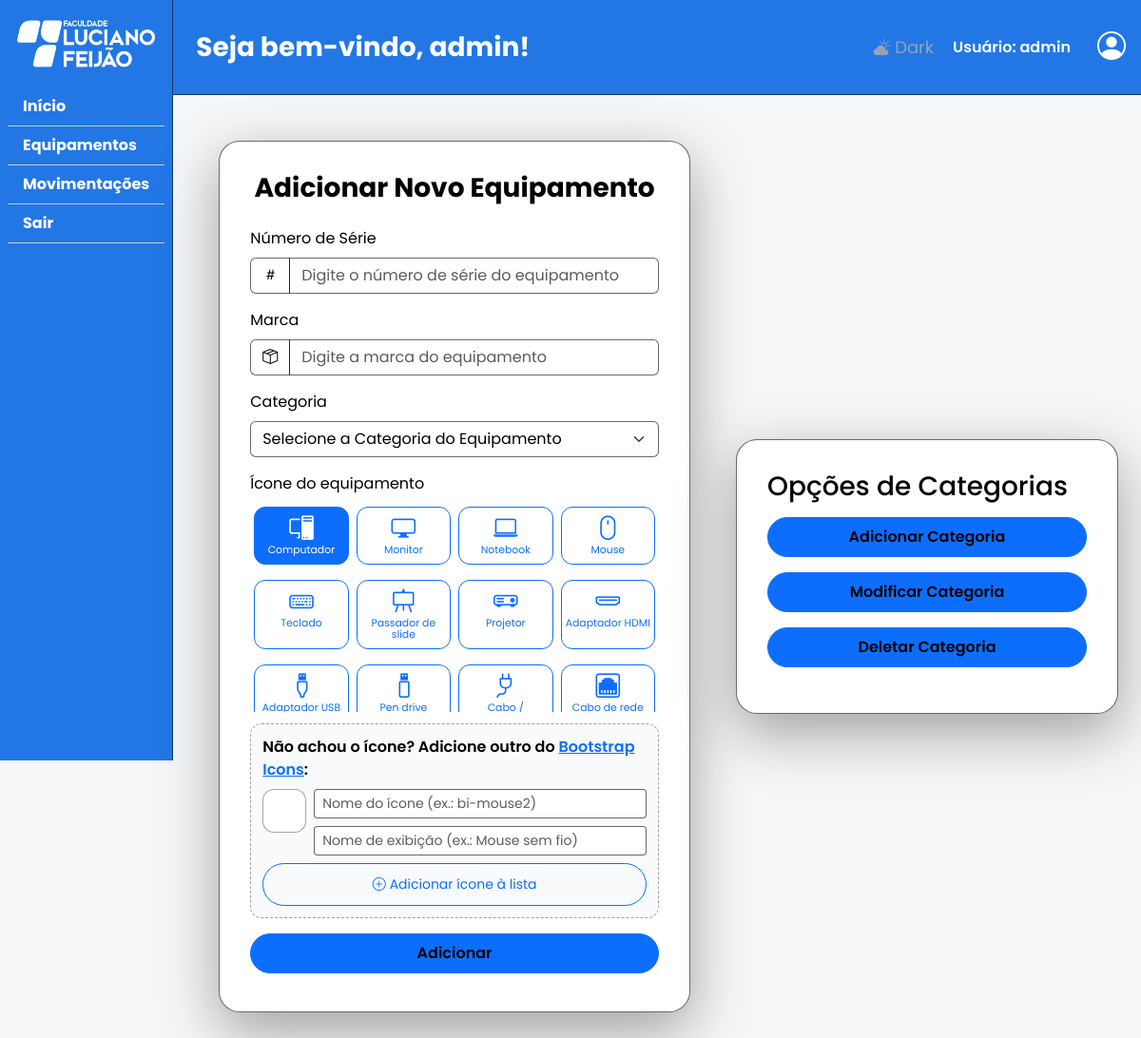
The app's page /create_item (signed in) with its own data.
### tables this page shows
CREATE TABLE icones (
               id_icone INTEGER PRIMARY KEY AUTOINCREMENT,
               classe   TEXT NOT NULL UNIQUE,
               nome     TEXT NOT NULL
           );

### routes/create_item.py (the view, shortened to what this page needs)
@route_create_item.route('/create_item', methods=['GET', 'POST'])
def create():
    if not session.get("usuario_email"):
        return redirect('/login')
    if request.method == 'GET':
        conexao = conectar_banco()
        cursor = conexao.cursor()
        cursor.execute("SELECT * FROM categorias WHERE excluido !=1")
        categorias = cursor.fetchall()
        conexao.close()
        return render_template("createitem.html", categorias=categorias, icones=listar_icones(), icone_padrao=ICONE_PADRAO)

### banco.py (called while the page is built)
def conectar_banco():
    conexao = sqlite3.connect(CAMINHO_BANCO)
    return conexao

def listar_icones():
    conexao = conectar_banco()
    icones = conexao.execute("SELECT classe, nome FROM icones ORDER BY id_icone").fetchall()
    conexao.close()
    return icones

### templates/createitem.html (shortened to what this page needs)
{% extends "base_app.html" %}
{% from "_macros.html" import campo, seletor_icone %}
{% block conteudo %}
<section class="main-content">
    <div class="d-flex justify-content-center align-items-center p-4">
        <div class="card-form card-form--media w-100">
            <h3 class="fw-bold text-center mb-4">Adicionar Novo Equipamento</h3>
            <form id="form-createitem" action="{{ url_for('create_item.create') }}" method="POST" data-validar>
                {{ campo('serialInput', 'Número de Série', 'num_serie', 'bi-hash', placeholder='Digite o número de série do equipamento', extras='data-msg="Informe o número de série."') }}
                {{ campo('marcaInput', 'Marca', 'marca', 'bi-box-seam', placeholder='Digite a marca do equipamento', extras='data-msg="Informe a marca do equipamento."') }}
                <div class="mb-3">
                    <label for="categoriaSelect" class="form-label">Categoria</label>
                    <select id="categoriaSelect" class="form-select border-icon" name="categoria" required data-msg="Selecione a categoria do equipamento.">
                        <option value="" disabled selected>Selecione a Categoria do Equipamento</option>
                    </select>
                </div>
                <div class="mb-3">
                    <span class="form-label d-block">Ícone do equipamento</span>
                    {{ seletor_icone(icones, icone_padrao, permitir_novo=True) }}
                </div>
                <button type="submit" class="btn btn-primary w-100 text-black fw-semibold py-2">Adicionar</button>
            </form>
        </div>
    </div>
</section>
<section class="main-content">
    <div class="d-flex justify-content-center">
        <div class="card-form">
            <h3 class="mb-3">Opções de Categorias</h3>
            <button type="button" class="btn btn-primary w-100 text-black fw-semibold py-2 mb-3" data-bs-toggle="modal" data-bs-target="#modalCategoriaAdicionar">Adicionar Categoria</button>
            <button type="button" class="btn btn-primary w-100 text-black fw-semibold py-2 mb-3" data-bs-toggle="modal" data-bs-target="#modalCategoriaModificar">Modificar Categoria</button>
            <button type="button" class="btn btn-primary w-100 text-black fw-semibold py-2 mb-3" data-bs-toggle="modal" data-bs-target="#modalCategoriaDeletar">Deletar Categoria</button>
        </div>
    </div>
</section>
{% endblock %}

### templates/base_app.html (shortened to what this page needs)
<!DOCTYPE html>
<html lang="pt-br">
<head>
    <link href="https://cdn.jsdelivr.net/npm/bootstrap@5.3.8/dist/css/bootstrap.min.css" rel="stylesheet">
    <link rel="stylesheet" href="https://cdn.jsdelivr.net/npm/bootstrap-icons@1.11.3/font/bootstrap-icons.min.css">
    <link rel="stylesheet" href="{{ url_for('static', filename='css/variables.css') }}">
    <link rel="stylesheet" href="{{ url_for('static', filename='css/base.css') }}">
    <link rel="stylesheet" href="{{ url_for('static', filename='css/app.css') }}">
    <link rel="stylesheet" href="{{ url_for('static', filename='css/animacoes.css') }}">
</head>
<body class="pagina-app pagina-white sem-transicao w-100">
    <div class="d-flex app-layout">
        <nav class="p-2 sidebar" aria-label="Menu principal">
            <ul class="nav flex-column">
                <li class="nav-item mb-3 d-flex justify-content-center">
                    <a href="{{ url_for('dashboard.dashboard') }}"><img class="mt-2 logo-sidebar" src="{{ url_for('static', filename='img/Marca-FLF-2022-Todo-Branco.png') }}" alt="Faculdade Luciano Feijão - ir para o Início"></a>
                </li>
                <li class="nav-item sidebar-li">
                    <a class="nav-link text-white" href="{{ url_for('dashboard.dashboard') }}">Início</a>
                </li>
                <li class="nav-item sidebar-li">
                    <a class="nav-link text-white" href="{{ url_for('equipamentos.equipamentos') }}">Equipamentos</a>
                </li>
                <li class="nav-item sidebar-li">
                    <a class="nav-link text-white" href="{{ url_for('verifica_emprestimos.verificar_emprestimos') }}">Movimentações</a>
                </li>
                <li class="nav-item sidebar-li">
                    <form action="{{ url_for('logout.logout') }}" method="POST" class="form-sair"
                          data-confirmar="Deseja realmente sair da sua conta?" data-confirmar-titulo="Sair da conta" data-confirmar-botao="Sair">
                        <button type="submit" class="nav-link text-white btn-nav">Sair</button>
                    </form>
                </li>
            </ul>
        </nav>
        <div class="w-100 app-content">
            <header>
                <h3 class="fw-bold p-4 text-white">Seja bem-vindo, {{ session.get('usuario_name') }}!</h3>
                <div class="part-header">
                    <button class="btn-acoes" id="btn-mudar-tema" aria-label="Mudar tema do site">
                    </button>
                    <p class="text-white">Usuário: {{ session.get('usuario_name') }}</p>
                    <div class="dropdown">
                        <button type="button" class="icon-btn p-3" data-bs-toggle="dropdown" aria-expanded="false" aria-label="Menu do usuário">
                            <i class="bi bi-person-circle" aria-hidden="true"></i>
                        </button>
                    </div>
                </div>
            </header>
            <main class="d-flex justify-content-center gap-4 p-4">
                {% block conteudo %}{% endblock %}
            </main>
        </div>
    </div>
    {% include "_feedback.html" %}
</body>
</html>

### templates/_macros.html (shortened to what this page needs)
{% macro campo(id, rotulo, nome, icone, tipo='text', placeholder='', obrigatorio=True, extras='', valor='') %}
    <div class="w-100 mb-3">
        <label for="{{ id }}" class="form-label">{{ rotulo }}</label>
        <div class="input-group">
            <span class="input-group-text border-icon"><i class="bi {{ icone }}"></i></span>
            <input type="{{ tipo }}" id="{{ id }}" class="form-control" name="{{ nome }}" placeholder="{{ placeholder }}" value="{{ valor }}" {% if obrigatorio %}required{% endif %} {{ extras|safe }}>
        </div>
    </div>
{% endmacro %}
{% macro seletor_icone(icones, selecionado='', dinamico=False, permitir_novo=False) %}
    <div class="seletor-icones">
        <div class="seletor-icones__grade" id="grade-icones" role="radiogroup" aria-label="Ícone do equipamento">
            {% for classe, nome in icones %}
                <label class="btn btn-outline-primary seletor-icones__item" for="icone-{{ classe }}" title="{{ nome }}">
                    <i class="bi {{ classe }}"></i><span>{{ nome }}</span>
                </label>
            {% endfor %}
        </div>
        {% if permitir_novo %}
            <div class="seletor-icones__novo" id="icone-novo">
                <p class="small fw-semibold mb-2">Não achou o ícone? Adicione outro do
                    <a href="https://icons.getbootstrap.com/" target="_blank" rel="noopener">Bootstrap Icons</a>:
                </p>
                <div class="d-flex gap-2 align-items-start">
                    <div class="seletor-icones__previa" id="icone-novo-previa" aria-hidden="true"></div>
                    <div class="flex-grow-1">
                        <input type="text" id="icone-novo-classe" data-sem-validacao class="form-control form-control-sm mb-2" placeholder="Nome do ícone (ex.: bi-mouse2)" autocomplete="off">
                        <input type="text" id="icone-novo-nome" data-sem-validacao class="form-control form-control-sm" placeholder="Nome de exibição (ex.: Mouse sem fio)" maxlength="40" autocomplete="off">
                    </div>
                </div>
                <button type="button" id="icone-novo-botao" class="btn btn-outline-primary btn-sm w-100 mt-2 mb-0">
                    <i class="bi bi-plus-circle me-1"></i>Adicionar ícone à lista
                </button>
            </div>
        {% endif %}
    </div>
{% endmacro %}

### templates/_feedback.html (shortened to what this page needs)
<div class="toast-container position-fixed top-0 end-0 p-3" id="toast-area" style="z-index: 1100;">
</div>

### static/css/variables.css (style rules this page uses)
:root { --cor-primaria: #2277E5; --cor-primaria-escura: #1C5FB8; --cor-escura: #10386B; --white-color: #FFFFFF; --black-color: #000000; --gap: 2.5rem; --gap-min: 1rem; --container-max: 120rem; --radius: 0.8rem; --shadow: 0 4px 24px rgba(0, 0, 0, 0.20); --shadow-md: 0 8px 32px rgba(0, 0, 0, 0.24); --cor-erro: #dc3545; }

### static/css/base.css (style rules this page uses)
body { font-family: "Poppins", sans-serif; color: var(--black-color); background-size: cover; }
.card-form { max-width: 420px; background-color: #fff; border: 1px solid rgba(0, 0, 0, 0.587); border-radius: 22px; padding: 2rem; box-shadow: 0 20px 60px rgba(0, 0, 0, 0.35); backdrop-filter: blur(7px); }
.card-form--media { max-width: 520px; }
.card-form .btn { margin-bottom: .5rem; }
.border-icon { background-color: #fff; border: 1px solid rgba(0, 0, 0, 0.587); color: #000; }
.form-control { background-color: #fff; border: 1px solid rgba(0, 0, 0, 0.587); color: #000; }
.form-control::placeholder { color: rgba(0, 0, 0, 0.643); }
.btn { border-radius: 999px; padding: 0.7rem; }

### static/css/app.css (style rules this page uses)
html { overflow-x: hidden; }
body.pagina-app { display: flex; flex-direction: column; width: 100%; max-width: 100%; overflow-x: clip; }
.sem-transicao, .sem-transicao *, body.sem-transicao, body.sem-transicao * { transition: none !important; }
body.pagina-white { color: var(--black-color); background-color: #f4f6f8; --nav-color: var(--black-color); --cor-navegacao: var(--cor-primaria); --ballon-red: #960000;; --ballon-green: #24a344; --ballon-yellow: goldenrod; --ballon-blue: #033b77; }
.pagina-app p { font-size: 16px; font-weight: 600; margin-bottom: 0; }
.app-layout { min-height: 100vh; min-height: 100dvh; }
body, .sidebar, .app-content > header { transition: background-color 0.3s ease, color 0.3s ease; }
.sidebar { flex: 0 0 auto; align-self: flex-start; position: sticky; top: 0; height: 100vh; height: 100dvh; overflow-y: auto; background-color: var(--cor-navegacao); border-right: 1px solid var(--cor-escura); color: #fff; }
.sidebar .logo-sidebar { height: 60px; }
.sidebar a, .sidebar .btn-nav { display: block; font-weight: bold; transition: 0.2s; }
.sidebar-li { border-bottom: 1px solid #ccc; }
.sidebar .form-sair { margin: 0; }
.sidebar .btn-nav { width: 100%; text-align: left; border-radius: 0; background: transparent; border: 0; margin: 0; }
.app-content, .main-content { min-width: 0; }
.main-content { max-width: var(--container-max); margin: auto; }
.app-content > header { background-color: var(--cor-navegacao); color: var(--black-color); min-height: 100px; width: 100%; display: flex; flex-wrap: wrap; align-items: center; justify-content: space-between; border-bottom: 0.1px solid var(--cor-escura); }
.app-content > header h3 { margin: 0; }
.part-header { display: flex; align-items: center; gap: 12px; }
.icon-btn { display: flex; align-items: center; justify-content: center; height: 50px; background: transparent; border: none; color: #fff; font-size: 30px; cursor: pointer; }
.btn-acoes { background: transparent; border: none; color: #94a3b8; font-size: 18px; padding: 10px 8px; border-radius: 6px; line-height: 1; }
.seletor-icones__grade { display: grid; grid-template-columns: repeat(auto-fill, minmax(78px, 1fr)); gap: .5rem; max-height: 220px; overflow-y: auto; padding: .25rem; }
.seletor-icones__item { display: flex; flex-direction: column; align-items: center; gap: .2rem; margin: 0; padding: .5rem .25rem; border-radius: 12px; font-size: .68rem; line-height: 1.1; text-align: center; }
.seletor-icones__item i { font-size: 1.6rem; }
.seletor-icones__novo { margin-top: .75rem; padding: .75rem; border: 1px dashed rgba(0, 0, 0, 0.35); border-radius: 12px; background: #f8fafc; }
.seletor-icones__previa { width: 46px; height: 46px; flex: 0 0 46px; display: flex; align-items: center; justify-content: center; font-size: 1.6rem; border: 1px solid rgba(0, 0, 0, 0.35); border-radius: 12px; background: #fff; color: var(--cor-primaria-escura); }

### static/css/animacoes.css (style rules this page uses)
.app-content > main { animation: fade-in 0.35s ease-out; }
.btn { transition: transform 0.15s ease, box-shadow 0.15s ease, background-color 0.2s ease, border-color 0.2s ease; }

### records on screen
icones: nome "Computador"
icones: nome "Monitor"
icones: nome "Notebook"
icones: nome "Mouse"
icones: nome "Teclado"
icones: nome "Passador de slide"
icones: nome "Projetor"
icones: nome "Adaptador HDMI"
icones: nome "Adaptador USB"
icones: nome "Pen drive"
icones: nome "Cabo /…"
icones: nome "Cabo de rede"

### other values on screen
{{ session.get('usuario_name') }} "admin"
{{ rotulo }} "Número de Série Marca"
